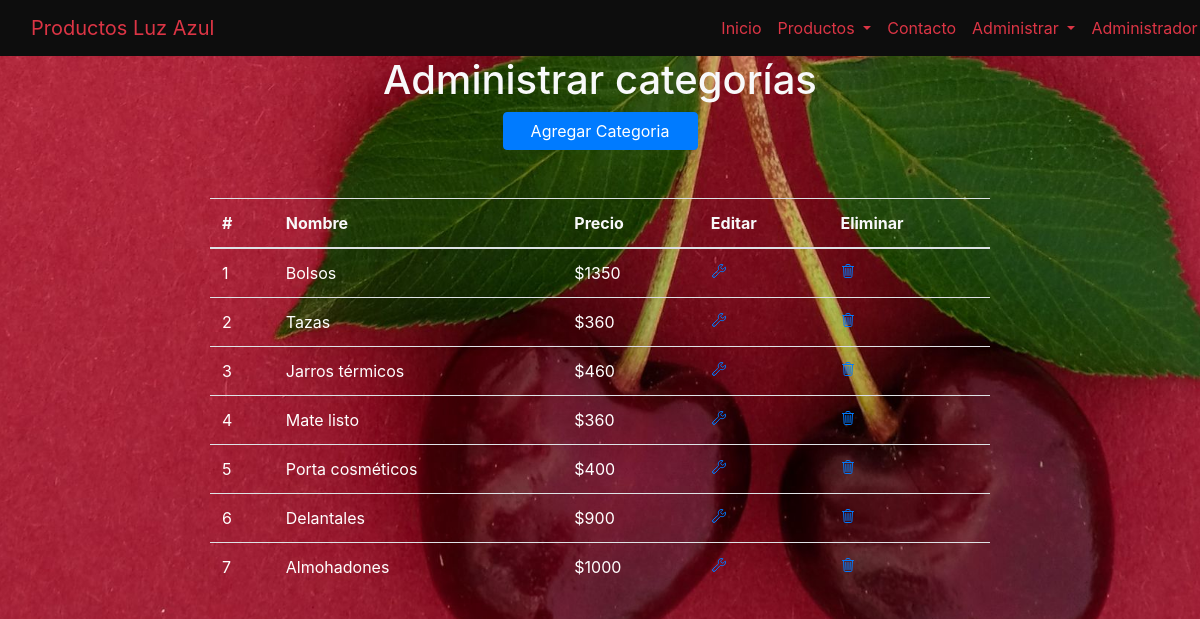
The page /luzazul/crudCategorias.php (signed in) on the database its author committed.
### tables this page shows
CREATE TABLE `categorias` (
  `id` int(11) NOT NULL AUTO_INCREMENT,
  `nombre` varchar(255) NOT NULL,
  `precio` int(255) NOT NULL,
  PRIMARY KEY (`id`)
);

### luzazul/config/conexion.php (called while the page is built, shortened)
<?php
class Conexion{
    public static function conectar()
    {
        $host = "127.0.0.1";
        $port = "3306";
        $dbname = "luzazul";
        $charset = "utf8mb4";
        $user_name = "root";
        $user_pas = "";
        $dsn = "mysql:host=$host;dbname=$dbname;port=$port;charset=$charset";
        $db = new PDO($dsn,$user_name,$user_pas);
        return $db;
    }
    public static function consultar(string $select, string $from, $where = null)
    {
        $db = Conexion :: conectar();
        if(!isset($where))
        {
            $sql = "SELECT $select FROM $from";
            $query = $db-> prepare($sql);
            $query-> execute();
            return $consulta = $query-> fetchAll(PDO :: FETCH_ASSOC);
        }else
        {
            $sql = "SELECT $select FROM $from WHERE id =  $where";
            $query = $db-> prepare($sql);
            $query-> execute();
            return $consulta = $query-> fetchAll(PDO :: FETCH_ASSOC);
        }
    }
}
?>

### luzazul/crudCategorias.php (the view, shortened to what this page needs)
<?php
$consulta = Conexion::consultar("*", "categorias");
include_once('partials/header.php');
?>
<?php if ($_SESSION) : ?>
<?php if ($_SESSION['is_admin'] === "1") : ?>
<body>
    <?php include_once('partials/nav.php'); ?>
    <section class="col- 12 col-md-12">
        <h1 class="col-12 text-light text-center">Administrar categorías</h1>
        <button class="btn btn-primary col-12 col-md-2 offset-md-5"><a class="text-white" href="agregarCategoria.php">Agregar Categoria</a></button>
        <table class="table col-12 col-md-8 offset-md-2 mt-5 table-hover">
            <thead class="col-8 col-md-12">
                <tr>
                    <th class="text-light" scope="col">#</th>
                    <th class="text-light" scope="col">Nombre</th>
                    <th class="text-light" scope="col">Precio</th>
                    <th class="text-light" scope="col">Editar</th>
                    <th class="text-light" scope="col">Eliminar</th>
                </tr>
            </thead>
            <tbody>
                <?php foreach ($consulta as $key => $value) : ?>
                <tr>
                    <td class="text-white"><?= $value['id']; ?></td>
                    <td class="text-white"><?= $value['nombre']; ?></td>
                    <td class="text-white">$<?= $value['precio']; ?></td>
                    <td class="text-white"><a href="editarCategoria.php?id=<?= $value['id']; ?>"><ion-icon name="build-outline"></ion-icon></a></td>
                    <td class="text-white"><a onclick="return confirm('¿Estas seguro que queres eliminar esta categoria?')" href="eliminarCategoria.php?id=<?= $value['id']; ?>"><ion-icon name="trash-outline"></ion-icon></a></td>
                </tr>
                <?php endforeach; ?>
            </tbody>
        </table>
    </section>
<?php include_once('partials/footer.php');?>
<?php endif;?>
<?php endif; ?>

### luzazul/partials/header.php (shortened to what this page needs)
<!DOCTYPE html>
<html lang="es">
<head>
    <link rel="stylesheet" href="https://stackpath.bootstrapcdn.com/bootstrap/4.5.0/css/bootstrap.min.css">
    <link href="css/master.css" rel="stylesheet">
</head>

### luzazul/partials/nav.php (shortened to what this page needs)
<?php $consultaCategoria = Conexion::consultar("*", "categorias"); ?>
<?php if ($_SESSION) : ?>
  <?php if ($_SESSION['is_admin'] === "1") : ?>
    <nav class="navbar navbar-expand-lg -nav">
      <a class="navbar-brand text-danger col-7" href="#">Productos Luz Azul</a>
      <div class="collapse navbar-collapse" id="navbarNavDropdown">
        <ul class="navbar-nav">
          <li class="nav-item active">
            <a class="nav-link text-danger" href="index.php">Inicio <span class="sr-only">(current)</span></a>
          </li>
          <li class="nav-item dropdown">
            <a class="nav-link text-danger  dropdown-toggle" href="#" id="navbarDropdownMenuLink" role="button" data-toggle="dropdown" aria-haspopup="true" aria-expanded="false">
              Productos
            </a>
          </li>
          <li class="nav-item">
            <a class="nav-link text-danger" href="contacto.php">Contacto</a>
          </li>
          <li class="nav-item dropdown">
            <a class="nav-link text-danger  dropdown-toggle" href="#" id="navbarDropdownMenuLink" role="button" data-toggle="dropdown" aria-haspopup="true" aria-expanded="false">
              Administrar
            </a>
          </li>
          <?php if (isset($_SESSION['nombre'])) : ?>
            <li class="nav-item dropdown">
              <a class="nav-link text-danger  dropdown-toggle" href="#" id="navbarDropdownMenuLink" role="button" data-toggle="dropdown" aria-haspopup="true" aria-expanded="false">
                <?= $_SESSION['nombre'] ?>
              </a>
            </li>
          <?php endif; ?>
        </ul>
      </div>
    </nav>
  <?php endif; ?>
<?php endif; ?>

### luzazul/partials/footer.php (shortened to what this page needs)
</body>
</html>

### luzazul/css/master.css (style rules this page uses)
body { background-image: url(../img/bg1.jpg); background-repeat: no-repeat; background-size: cover; background-position: center; background-attachment: fixed; }
.-nav { background-color: rgba(13, 13, 13, 1); width: 100%; animation-name: navbar; animation-duration: 3s; }

### rows shown on the page
categorias: id "1", nombre "Bolsos", precio "1350"
categorias: id "2", nombre "Tazas", precio "360"
categorias: id "3", nombre "Jarros térmicos", precio "460"
categorias: id "4", nombre "Mate listo", precio "360"
categorias: id "5", nombre "Porta cosméticos", precio "400"
categorias: id "6", nombre "Delantales", precio "900"
categorias: id "7", nombre "Almohadones", precio "1000"

### other values the page prints
$_SESSION['nombre'] "Administrador…"
